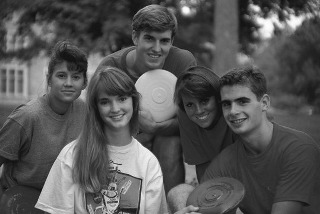
//> input picture img1.jpg, 320 x 214 px
$ ./sheet03_faceDetector haarcascade_frontalface_default.xml   (built with g++ and OpenCV 4)
//> lines starting //> are read from the running program, lines starting //| are printed output that depends on the picture; after the words box and inside, x2 and y2 are one past the last pixel; in counts of white or black regions, pixels touching at a corner belong together
/*
 * nr1.cc
 *
 *  Created on: May 5, 2014
 *      Author: richard
 */
#include <fstream>
#include <opencv2/core/core.hpp>
#include <opencv2/highgui/highgui.hpp>
#include <opencv2/objdetect/objdetect.hpp>
#include <opencv2/imgproc/imgproc.hpp>
#include <iostream>
#include <stdlib.h>

using namespace std;
using namespace cv;

int main(int argc, const char* argv[]) {

	// [5 lines of commented-out code are left out]

	String cascade_name = argv[1];
	vector<String> image_names={"img1.jpg", "img2.jpg", "img3.jpg"};
	std::ofstream f;
	f.open("result-faceDetector.txt");
	for (auto image_name: image_names){
		//String image_name= argv[2];
		CascadeClassifier cascade;
		if( !cascade.load( cascade_name ) ){ printf("--(!)Error loading\n"); return -1; };
		// detection
		Mat image=imread(image_name, CV_LOAD_IMAGE_GRAYSCALE);
//> image is the input picture: 214 rows x 320 cols, CV_8UC1; min 10, max 255, mean 85.6
		imshow("Original image", image);
		waitKey(0);
		std::vector<Rect> faces;
		cascade.detectMultiScale( image, faces);
//> faces = 4 Rects (x, y, width, height): [48, 62, 40, 40], [134, 23, 46, 46], [92, 82, 48, 48], [208, 82, 54, 54]
		f<<image_name<<": "<<faces.size()<<" faces found.\n";

		for( size_t i = 0; i < faces.size(); i++ ) {
			rectangle(image, faces[i], Scalar(255));
		}
//> this loop made 4 passes
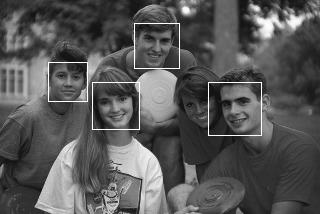
//> image: 214 rows x 320 cols, CV_8UC1; 1.07% of pixels changed, all inside (x1, y1, x2, y2) = (48, 23, 262, 136)


		imshow("Detections", image);
		waitKey(0);
	}
//> pass 2 of the loop `for (auto image_name: image_names)`:
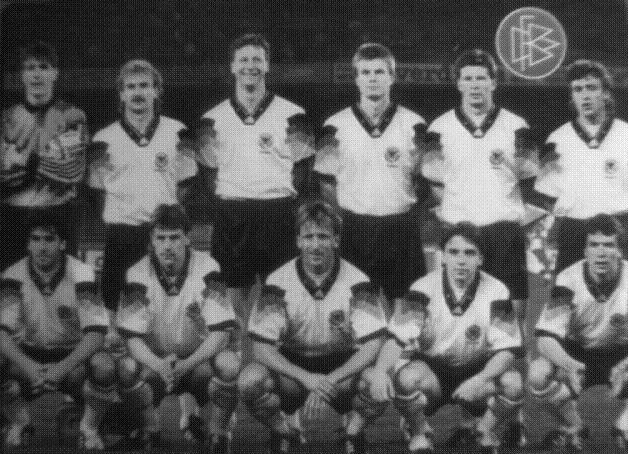
//> input picture img2.jpg, 628 x 454 px
//> image is the input picture: 454 rows x 628 cols, CV_8UC1; min 0, max 255, mean 91.7
//> image_name = "img2.jpg"
//> faces = 11 Rects (x, y, width, height), first 8: [226, 40, 48, 48], [349, 55, 48, 48], [453, 61, 44, 44], [22, 224, 43, 43], [113, 67, 51, 51], [579, 228, 45, 45], [13, 49, 48, 48], [563, 71, 46, 46]
//> the loop `for( size_t i = 0; i < faces.size(); i++ )` made 11 passes
//> after the loop `for( size_t i = 0; i < faces.size(); i++ )`:
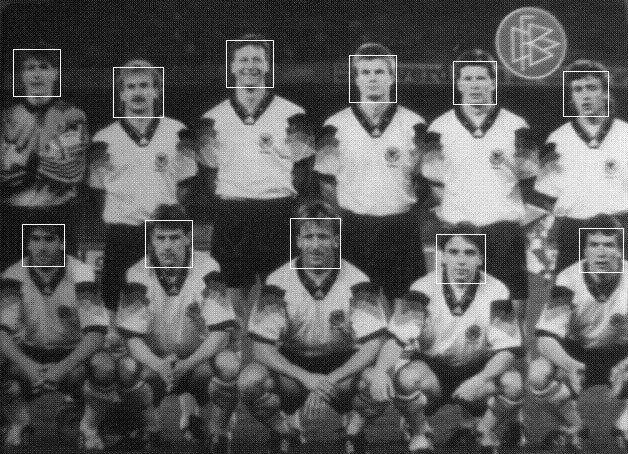
//> image: 454 rows x 628 cols, CV_8UC1; 0.72% of pixels changed, all inside (x1, y1, x2, y2) = (13, 40, 624, 284)
//> pass 3 of the loop `for (auto image_name: image_names)`:
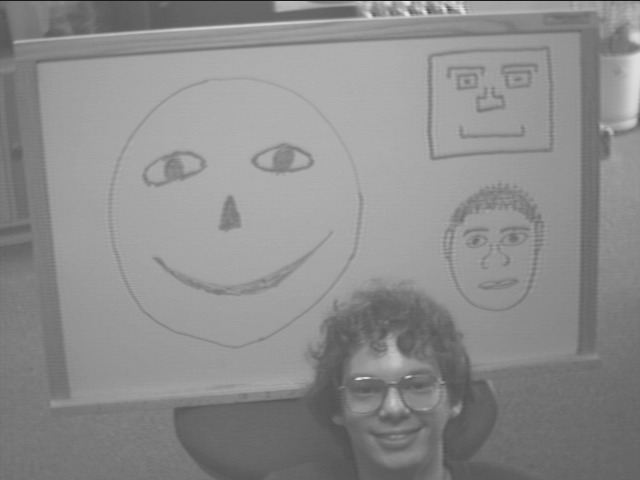
//> input picture img3.jpg, 640 x 480 px
//> image is the input picture: 480 rows x 640 cols, CV_8UC1; min 23, max 232, mean 140.4
//> image_name = "img3.jpg"
//> faces = 2 Rects (x, y, width, height): [331, 337, 126, 126], [75, 49, 313, 313]
//> the loop `for( size_t i = 0; i < faces.size(); i++ )` made 2 passes
//> after the loop `for( size_t i = 0; i < faces.size(); i++ )`:
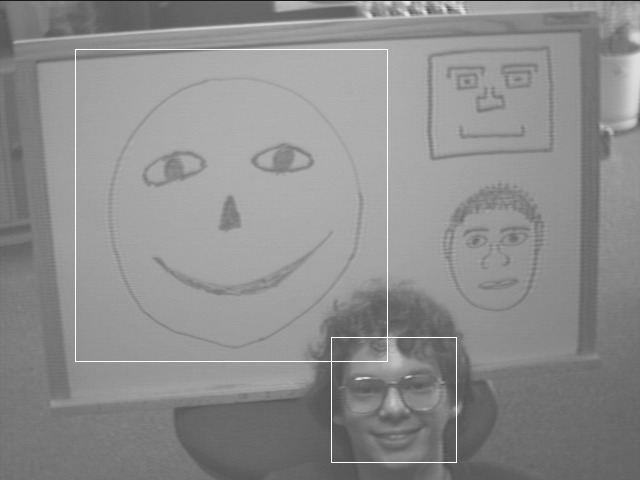
//> image: 480 rows x 640 cols, CV_8UC1; 0.57% of pixels changed, all inside (x1, y1, x2, y2) = (75, 49, 457, 463)
	f.close();
	return 0;
}
